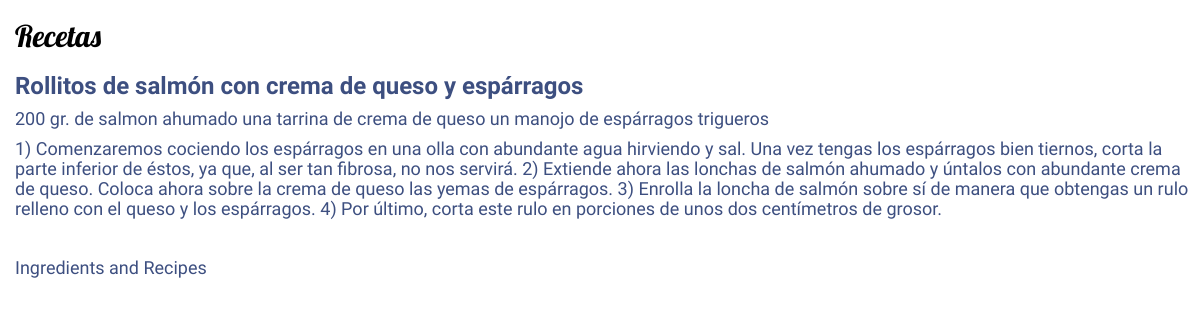
The page /verRecetas/17 on the database its author committed.
### RecipesAndFun/models.py (models this page shows, shortened)
class receta(models.Model):
    nombre_receta= models.CharField(max_length=100)
    ingredientes= models.TextField(help_text='Escribe los ingredientes')
    preparacion= models.TextField(verbose_name='Preparacion')
    tiempo_preparacion= models.IntegerField
    comentarios= models.CharField(help_text='Espacio para comentarios', max_length=1000, null=True)
    puntuacion= models.IntegerField
    fecha_publicacion= models.DateTimeField(blank=True, null=True)
    autor= models.ForeignKey(User, on_delete=models.CASCADE)

### RecipesAndFun/views.py (the view)
class RecipeDetail(DetailView):
    model = receta
    template_name = 'verReceta.html'
    def get_context_data(self, **kwargs):
        context = super(RecipeDetail, self).get_context_data(**kwargs)
        return context

### templates/verReceta.html (shortened to what this page needs)
{% load static %}
<head>
    <link rel="stylesheet" href="//maxcdn.bootstrapcdn.com/bootstrap/3.2.0/css/bootstrap.min.css">
    <link rel="stylesheet" href="//maxcdn.bootstrapcdn.com/bootstrap/3.2.0/css/bootstrap-theme.min.css">
    <link rel="stylesheet" href="{% static 'css/recipesandfun.css' %}">
    <h2>Recetas</h2>
</head>
<body>
    <div>
        <h3><a >{{ receta.nombre_receta }}</a></h3>
        <h4><a >{{ receta.ingredientes }}</a></h4>
        <h4><a >{{ receta.preparacion }}</a></h4>
    </div>
<br>
    <h4><a href="/listaIngredientes">Ingredients and Recipes </a></h4>
</body>

### static/css/recipesandfun.css (style rules this page uses)
h1, h2 { color: #000000; font-family: 'Lobster'; }
h3 { font-family: 'Abel', sans-serif; font-weight: bold; }
h4,h5 { font-family: 'Abel', sans-serif; }
a { color: #3d4f80; }
body { padding-left: 15px; background: url("https://venngage-wordpress.s3.amazonaws.com/uploads/2018/11/15-Presentation-Background-Examples16.jpeg"); background-attachment: fixed; }

### rows shown on the page
receta: nombre_receta "Rollitos de salmón con crema de queso y espárragos", ingredientes "200 gr. de salmon ahumado una tarrina de crema de queso un manojo de espárragos trigueros", preparacion "1) Comenzaremos cociendo los espárragos en una olla con abundante agua hirviendo y sal. Una vez tengas los espárragos bien tiernos, corta la parte inferior de éstos, ya que, al ser tan fibrosa, no nos servirá. 2) Extiende ahora las lonchas de salmón ahumado y úntalos con abundante crema de queso. Coloca ahora sobre la crema de queso las yemas de espárragos. 3) Enrolla la loncha de salmón sobre sí de manera que obtengas un rulo relleno con el queso y los espárragos. 4) Por último, corta este rulo en porciones de unos dos centímetros de grosor."
